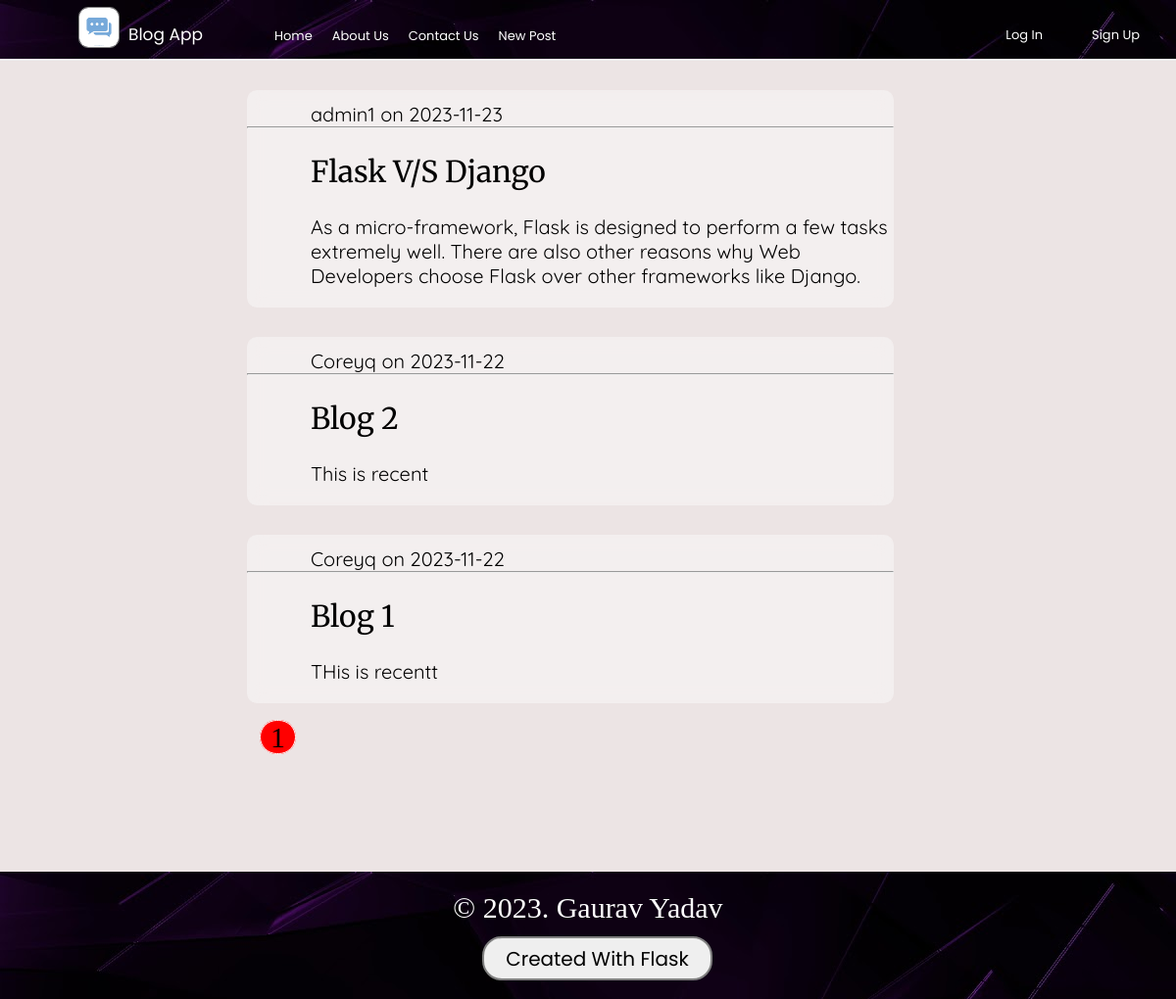
The page /home on the database its author committed.
### flaskblog/models.py (models this page shows, shortened)
class Post(db.Model):
    id = db.Column(db.Integer, primary_key=True)
    title = db.Column(db.String(120), nullable=False)
    content = db.Column(db.Text, nullable=False)
    date_posted = db.Column(db.DateTime, nullable=False, default=datetime.utcnow)
    user_id = db.Column(db.Integer, db.ForeignKey('user.id'), nullable = False)

class User(db.Model, UserMixin):
    id = db.Column(db.Integer, primary_key=True)
    username = db.Column(db.String(20), nullable=False, unique=True)
    email = db.Column(db.String(120), nullable=False, unique=True)
    password = db.Column(db.String(60), nullable=False)
    image_url = db.Column(db.String(20), nullable=False, default='default.jpg')
    posts = db.relationship('Post', backref='author', lazy=True)

### flaskblog/routes.py (the view)
@app.route('/')
@app.route('/home')
def home():
    page = request.args.get('page', default=1, type=int)
    posts = Post.query.order_by(Post.date_posted.desc()).paginate(page=page, per_page=10)
    return render_template('home.html', posts = posts)

### flaskblog/templates/home.html
{% extends "layout.html" %}
{% block content %}
{% for post in posts.items%}
    <div class="Postbox">
        <div class='authinfo'>
            <div class='Postauthor'>
                <a href="{{url_for('user_posts', username = post.author.username)}}">{{post.author.username}}</a> on
                {{post.date_posted.strftime('%Y-%m-%d')}}
            </div>
        </div>
        <hr>
        <div class="Posttitle">
            <a href="{{url_for('posts', post_id = post.id)}}">{{post.title}}</a>
        </div>
        <div class='Content'>
            {{post.content}}
        </div>
    </div>
{% endfor %}
<br>
<div class='next-box'>
{% for pagenum in posts.iter_pages() %}
    {% if pagenum %}
        {% if pagenum == posts.page %}
            <a href="{{url_for('home', page = posts.page)}}" class='btn-outline-next'>{{pagenum}}</a>
        {% else %}
            <a href="{{url_for('home', page = posts.page)}}" class='btn-next'>{{pagenum}}</a>
        {% endif %}
    {% else %}
    ....
    {% endif %}
    {% endfor %}
</div>
{% endblock %}

### flaskblog/templates/layout.html (shortened to what this page needs)
<!DOCTYPE html>
<html>
    <head>
        <link rel="stylesheet" href="{{url_for('static', filename='css/layout.css')}}">
        <link rel="stylesheet" href = "{{url_for('static', filename='css/register.css')}}">
        <link rel="stylesheet" href = "{{url_for('static', filename='css/new_post.css')}}">
        <link rel="stylesheet" href = "{{url_for('static', filename='css/account.css')}}">
        <link rel="stylesheet" href="{{url_for('static', filename='css/home.css')}}">
        <link rel="stylesheet" href = "{{url_for('static', filename='css/login.css')}}">
        <link rel="stylesheet" href = "{{url_for('static', filename='css/register.css')}}">
        <link rel="stylesheet" href = "{{url_for('static', filename='css/new_post.css')}}">
        <link rel="stylesheet" href = "{{url_for('static', filename='css/post.css')}}">
    </head>
    <body>
        <nav class="navbar">
            <div class="brandnames">
                <div class="brandimg">
                    <img src="{{url_for('static', filename='images/nav.webp')}}" alt="Brand Image">
                </div>
                <div class='brandname'>
                    <p class="brandtext"> Blog App </p>
                </div>
            </div>
            <div class="Linknames">
                <ul class='navlink'>
                    <li>
                        <a href="{{url_for('home')}}">
                            <p class='linktexts'> Home </p>
                        </a>
                    </li>
                    <li>
                        <a href="#">
                            <p class='linktexts'> About Us </p>
                        </a>
                    </li>
                    <li>
                        <a href="#">
                            <p class='linktexts'> Contact Us </p>
                        </a>
                    </li>
                    <li>
                        <a href="{{url_for('new_posts')}}">
                            <p class='linktexts'> New Post </p>
                        </a>
                    </li>
                </ul>
            </div>
            <div class='rightbar'>
                <ul class='navlink rightnav'>
                    <li>
                        {% if current_user.is_authenticated %}
                        <a href="{{url_for('logout')}}">
                            <p class='linktexts'> Logout </p>
                        </a>
                    </li>
                    <li>
                        <a href="{{url_for('account')}}">
                            <p class='linktexts'> Profile </p>
                        </a>
                        {% else %}
                        <a href="{{url_for('login')}}">
                            <p class='linktexts'> Log In </p>
                        </a>
                    </li>
                    <li>
                        <a href="{{url_for('register')}}">
                            <p class='linktexts'> Sign Up </p>
                        </a>
                        {% endif %}
                    </li>
                </ul>
            </div>
        </nav>
        {% block content %}
        {% endblock content %}
        <footer class="footer">
            <div class="watermark">&copy; 2023. Gaurav Yadav</div>
            <button> Created With Flask </button>
        </footer>
    </body>
</html>

### flaskblog/static/css/layout.css (style rules this page uses)
* { padding: 0; margin: 0; }
body { background-color: whitesmoke; width: 100%; }
.navbar { height: 60px; width: auto; font-family: Verdana, Geneva, Tahoma, sans-serif; border-bottom: 2px solid whitesmoke; background-image: url('/static/images/bg1.jpg'); }
.navbar .brandnames .brandimg img { height: 40px; width: auto; border: 1px solid grey; border-radius: 10px; }
.navbar .brandnames .brandimg { position: absolute; padding-left: 80px; padding-top: 7px; }
.navbar .brandnames .brandname .brandtext { font-size: 17px; color: white; padding-left: 5px; font-family: 'Poppins', sans-serif; }
.navbar .brandnames .brandname { padding-left: 126px; padding-top: 22px; }
.navbar .Linknames .navlink { list-style-type: none; display: flex; }
.navbar .Linknames .navlink li { padding-left: 20px; }
.navbar .Linknames .navlink li a { display: flex; }
.navbar .Linknames .navlink li p { font-size: 13px; font-family: 'Poppins', sans-serif; color: white; }
.navbar .Linknames { position: absolute; left: 260px; top: 27px; }
a { text-decoration: none; color: black; }
.navbar .rightbar .navlink { display: flex; }
.navbar .rightbar .navlink { list-style-type: none; }
.navbar .rightbar { position: absolute; top: 28px; right: 1%; }
.navbar .rightbar .navlink li a { padding: 0 25px; display: flex; }
.navbar .rightbar .navlink li a p { color: white; font-family: 'Poppins', sans-serif; margin-top: -2px; font-size: 13px; }
.footer { height: 130px; margin-top: 10%; background-image: url('/static/images/bg1.jpg'); }
.footer .watermark { font-size: 30px; text-align: center; padding-top: 20px; color: white; }
.footer button { height: 45px; width: 235px; font-size: 20px; border-radius: 20px; border: 2px solid grey; margin-left: 41%; font-family: 'Poppins', sans-serif; margin-top: 1%; }

### flaskblog/static/css/register.css (style rules this page uses)
* { margin: 0; padding: 0; }

### flaskblog/static/css/new_post.css (style rules this page uses)
* { margin: 0; padding: 0; }

### flaskblog/static/css/account.css (style rules this page uses)
* { margin: 0; padding: 0; }

### flaskblog/static/css/home.css (style rules this page uses)
* { margin: 0; padding: 0; }
body { background-color: rgb(236, 228, 228); }
.Postbox { background: rgba(255, 255, 255, .4); backdrop-filter: blur(10px); height: auto; width: 55%; margin-left: 21%; margin-top: 30px; border-radius: 10px; border: white; }
.Postbox .Posttitle { font-size: 30px; padding: 25px 65px 0; font-family: 'Merriweather', serif; }
.Postbox .authinfo .Postauthor { font-family: 'Quicksand', sans-serif; font-size: 20px; padding: 12px 65px 0; }
.Postbox .Content { font-size: 20px; padding: 25px 0 20px 65px; font-family: 'Quicksand', sans-serif; }
.btn-outline-next { background-color: red; font-size: 30px; padding: 0px 10px; border-radius: 20px; border: 1px solid white; margin: 0 1px; }
.next-box { margin-left: 22%; }

### flaskblog/static/css/login.css (style rules this page uses)
* { margin: 0; padding: 0; }

### flaskblog/static/css/post.css (style rules this page uses)
* { margin: 0; padding: 0; }

### rows shown on the page
Post: author.username "admin1", date_posted "2023-11-23", title "Flask V/S Django", content "As a micro-framework, Flask is designed to perform a few tasks extremely well. There are also other reasons why Web Developers choose Flask over other frameworks like Django."
Post: author.username "Coreyq", date_posted "2023-11-22", title "Blog 2", content "This is recent"
Post: author.username "Coreyq", date_posted "2023-11-22", title "Blog 1", content "THis is recentt"

### other values the page prints
{{ pagenum }} "1"
